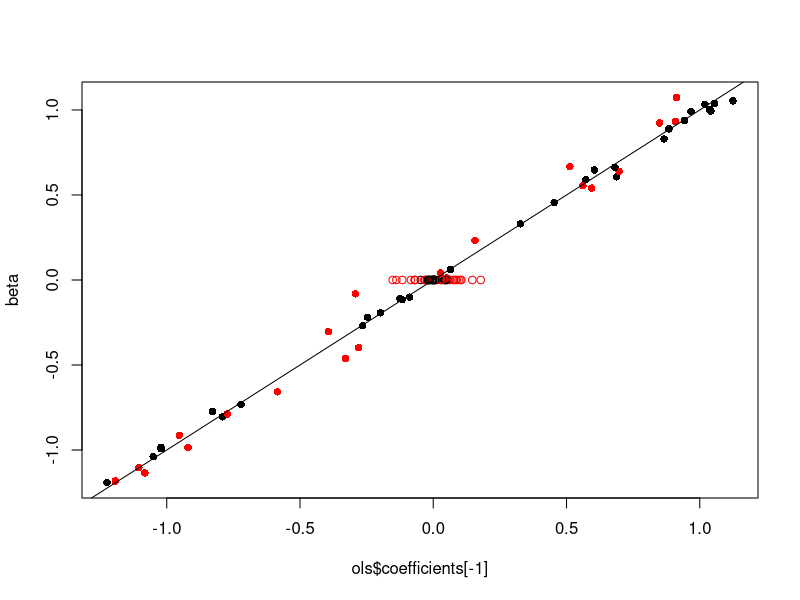
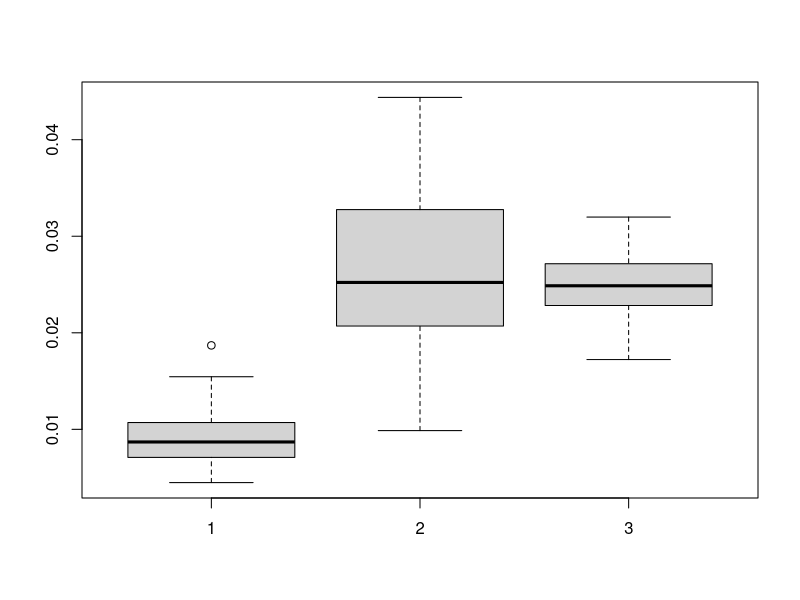
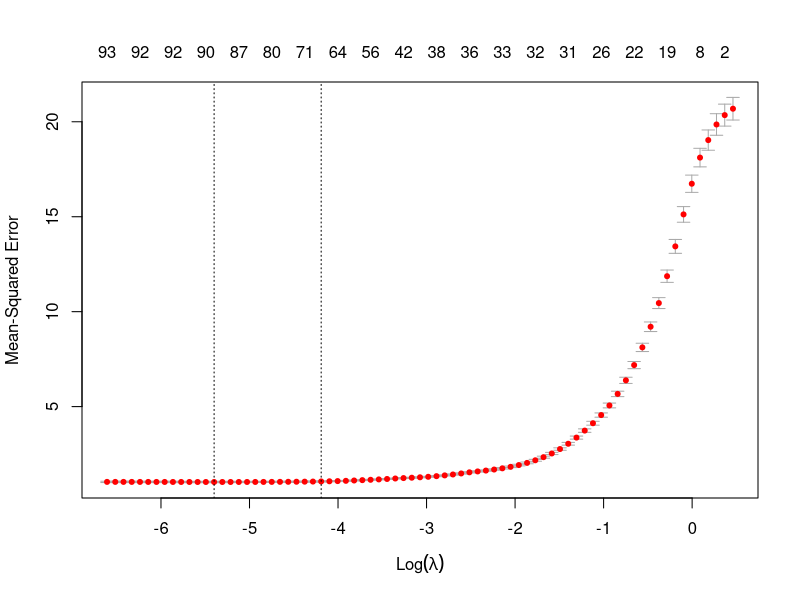

Write R code to recreate these figures, in order. (Note: a time limit stopped this script after it produced the figures.)
## ---- chunk 1
knitr::opts_chunk$set(echo = TRUE)
## ---- chunk 2
sample_size <- 1000
p <- 100
useful_p <- 50

# number of corr features
collin_p <- 50
useful_ind <- sample(p, useful_p)
corr_ind <- sample(p, collin_p)

# independent variables
z <- rnorm(sample_size)
corrs <- rep(0, p)
corrs[corr_ind] <- runif(collin_p, 0.3, 0.9)
x <- sapply(corrs,
            function(corr) corr * z + (1 - corr) * rnorm(sample_size))

noise <- rnorm(sample_size)

#first option: generate y according to z
#y <- 2 * z + noise

#second option create a beta that defaults to beta (useless) and for some unknown 
#locations of beta, assign random useful coefficients. 
beta <- rep(0, p)
beta[useful_ind] <- runif(useful_p, -1.2, 1.2)

#matrix multiplication to get Y: most beta is zero and then add noise on top
y <- x %*% beta + noise

ols <- lm(y ~ x)
ols_summ <- summary(ols)$coefficients

rownames(ols_summ)[ols_summ[,4] < 0.05]
length(rownames(ols_summ)[ols_summ[,4]<0.05])


cols <- rep('black', p)
cols[corr_ind] <- "red"
pchs <- rep(1, p)
pchs[useful_ind] <- 16
plot(ols$coefficients[-1], beta,
     pch=pchs, col=cols)
abline(a=0, b=1)
## ---- chunk 3
library(glmnet)
lasso_cv <- cv.glmnet(cbind(x, y), y, alpha=1)
coef(lasso_cv)
lasso_mod <- glmnet(x, y, alpha=1, lambda=lasso_cv$lambda.1se)
coef(lasso_mod)
## ---- chunk 4


sample_size <- 1000
p <- 100
useful_p <- 50
# number of corr features
collin_p <- 50
useful_ind <- sample(p, useful_p)
corr_ind <- sample(p, collin_p)

# independent variables
z <- rnorm(sample_size)
corrs <- rep(0, p)
corrs[corr_ind] <- runif(collin_p, 0.3, 0.9)
x <- sapply(corrs,
            function(corr) corr * z + (1 - corr) * rnorm(sample_size))

noise <- rnorm(sample_size)
# y <- 2 * z + noise
beta <- rep(0, p)
beta[useful_ind] <- runif(useful_p, -1.2, 1.2)
y <- x %*% beta + noise


sim_num <- 100

beta_mse <- matrix(NA, ncol=3, nrow=sim_num)
z_coeffs <- matrix(NA, ncol=3, nrow=sim_num)
for(i in seq_len(sim_num)){
  if(i %% 10 == 0){
    print(i)
  }
  noise <- rnorm(sample_size)
  # y <- 2 * z + noise
  y <- x %*% beta + noise

  ols <- lm(y ~ x)
  lasso_cv <- cv.glmnet(x, y, alpha=1)
  ridge_cv <- cv.glmnet(x, y, alpha=0)
  beta_mse[i, 1] <- mean((beta - ols$coefficients[-1])^2)
  beta_mse[i, 2] <- mean((beta - coef(lasso_cv)[-1])^2)
  beta_mse[i, 3] <- mean((beta - coef(ridge_cv)[-1])^2)
}

boxplot(beta_mse)
abline(h=2)

plot(lasso_cv)
## ---- chunk 5
sim_num <- 100
beta_mse
z_coeffs <- matrix(NA, ncol=3, nrow=sim_num)
for(i in seq_len(sim_num)){
  if(i %% 10 == 0){
    print(i)
  }
  noise <- rnorm(sample_size)
  y <- 2 * z + noise
  #y <- x %*%
  
  ols <- lm(y ~ x + z)
  lasso_cv <- cv.glmnet(x, y, alpha=1)
  ridge_cv <- cv.glmnet(x, y, alpha=0)
  #z_coeffs[i, 1] <- tail(ols$coefficients, 1)
  #z_coeffs[i, 2] <- tail(coef(lasso_cv), 1)[1, 1]
  #z_coeffs[i, 3] <- tail(coef(ridge_cv), 1)[1, 1]
  
  #if we aren't using z, maybe we should look at prediction accuracy
  
  #you could also use y according to the beta value instead
  #beta_mse[i,1] <- mean((beta - ols$coefficients[-1])^2) #drops the intercept term
}


boxplot(z_coeffs)
abline(h=2)
